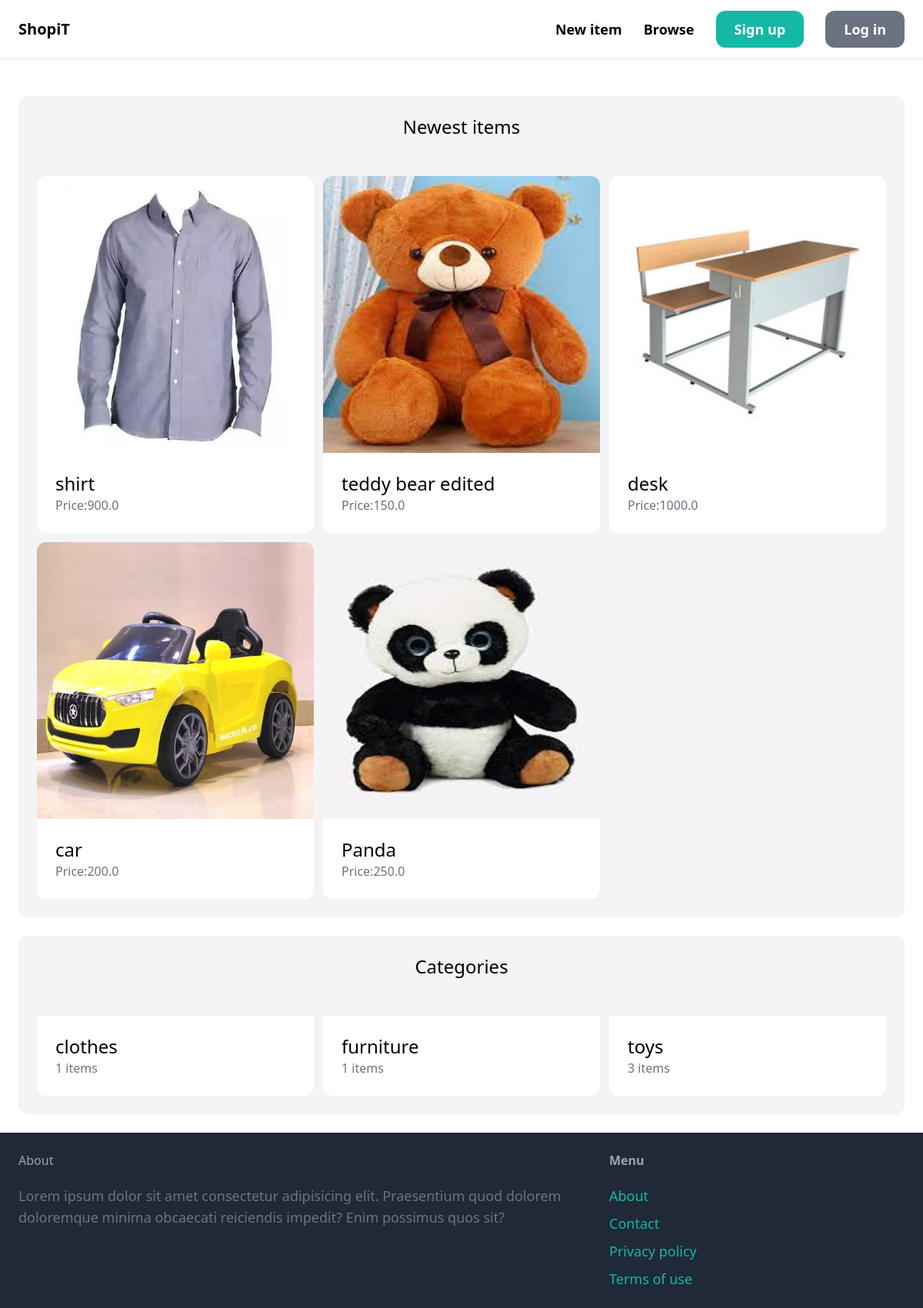
The page / on the database its author committed.
### shopiT_code/items/models.py (models this page shows, shortened)
class Item(models.Model):
    category = models.ForeignKey(Category,related_name='items',on_delete=models.CASCADE)
    name= models.CharField(max_length=255)
    description= models.TextField(blank=True,null=True)
    price=models.FloatField()
    image=models.ImageField(upload_to='item_images',blank=True,null=True)
    is_sold= models.BooleanField(default=False)
    created_by=models.ForeignKey(User,related_name='items',on_delete=models.CASCADE)
    created_at= models.DateTimeField(auto_now_add=True)

class Category(models.Model):
    name = models.CharField(max_length=255)
    class Meta:
        ordering = ('name',)
        verbose_name_plural = 'Categories'

### shopiT_code/core/views.py (the view)
# urls.py: path('',views.index,name='index'),
def index(request):
    item = Item.objects.filter(is_sold=False)[0:6]
    categories = Category.objects.all()
    return render(request,'core/index.html',{
        'categories': categories,
        'items':item,
    })

### shopiT_code/core/templates/core/index.html (shortened to what this page needs)
{% extends 'core/base.html' %}
{% block content %}
    <div class="mt-6 px-6 py-6 bg-gray-100 rounded-xl">
        <h2 class="mb-12 text-2xl text-center">Newest items</h2>
        <div class="grid grid-cols-3 gap-3">
            {% for item in items %}
            <div>
                <a href="{% url 'items:detail' item.id %}">
                    <div>
                        <img src="{{ item.image.url }}" class="rounded-t-xl" alt="">
                    </div>
                    <div class="p-6 bg-white rounded-b-xl">
                        <h2 class="text-2xl">{{ item.name }}</h2>
                        <p class="text-gray-500">Price:{{ item.price}}</p>
                    </div>
                </a>
            </div>
            {% endfor %}
        </div>
    </div>
    <div class="mt-6 px-6 py-6 bg-gray-100 rounded-xl">
        <h2 class="mb-12 text-2xl text-center">Categories</h2>
        <div class="grid grid-cols-3 gap-3">
            {% for category in categories %}
            <div>
                <a href="#">
                    <div class="p-6 bg-white rounded-b-xl">
                        <h2 class="text-2xl">{{ category.name }}</h2>
                        <p class="text-gray-500">{{ category.items.count }} items</p>
                    </div>
                </a>
            </div>
            {% endfor %}
        </div>
    </div>
{% endblock %}

### shopiT_code/core/templates/core/base.html (shortened to what this page needs)
<!DOCTYPE html>
<html lang="en">
<head>
    <script src="https://cdn.tailwindcss.com"></script>
</head>
<body>
    <nav class="py-6 px-6 flex justify-between items-center border-b border-gray-200">
        <a href="/" class="text-xl font-semibold">ShopiT</a>
        <div class="space-x-6">
            <a href="{% url 'items:new' %}" class="text-lg font-semibold hover:text-gray-500">New item</a>
            <a href="{% url 'items:items' %}" class="text-lg font-semibold hover:text-gray-500">Browse</a>
            {% if request.user.is_authenticated %}
            <a href="{% url 'conversation:inbox' %}" class="px-6 py-3 text-lg font-semibold bg-teal-500 text-white rounded-xl hover:bg-teal-700">Inbox</a>
            <a href="{% url 'dashboard:index' %}" class="px-6 py-3 text-lg font-semibold bg-teal-500 text-white rounded-xl hover:bg-teal-700">Dashboard</a>
            <a href="{% url 'core:logout' %}" class="px-6 py-3 text-lg font-semibold bg-gray-500 text-white rounded-xl hover:bg-gray-700">Log out</a>
            {% else %}
                <a href="{% url 'core:signup' %}" class="px-6 py-3 text-lg font-semibold bg-teal-500 text-white rounded-xl hover:bg-teal-700">Sign up</a>
                <a href="{% url 'core:login' %}" class="px-6 py-3 text-lg font-semibold bg-gray-500 text-white rounded-xl hover:bg-gray-700">Log in</a>
            {% endif %}
        </div>
    </nav>
    <div class="px-6 py-6">
        {% block content %}
        {% endblock %}
    </div>
    <footer class="py-6 px-6 flex justify-between bg-gray-800">
        <div class="w-2/3 pr-10">
            <h3 class="mb-5 font semibold text-gray-400">About</h3>
            <p class="text-lg text-gray-500">Lorem ipsum dolor sit amet consectetur adipisicing elit. Praesentium quod dolorem doloremque minima obcaecati reiciendis impedit? Enim possimus quos sit?</p>
        </div>
        <div class="w-1/3">
            <h3 class="mb-5 font-semibold text-gray-400">Menu</h3>
            <ul class="space-y-2">
                <li><a href="#" class="text-lg text-teal-500 hover:text-teal-700">About</a></li>
                <li><a href="{% url 'core:contact' %}" class="text-lg text-teal-500 hover:text-teal-700">Contact</a></li>
                <li><a href="#" class="text-lg text-teal-500 hover:text-teal-700">Privacy policy</a></li>
                <li><a href="#" class="text-lg text-teal-500 hover:text-teal-700">Terms of use</a></li>
            </ul>
        </div>
    </footer>
</body>
</html>

### rows shown on the page
Item: image (picture), name "shirt", price "900.0"
Item: image (picture), name "teddy bear edited", price "150.0"
Item: image (picture), name "desk", price "1000.0"
Item: image (picture), name "car", price "200.0"
Item: image (picture), name "Panda", price "250.0"
Category: name "clothes", items.count "1"
Category: name "furniture", items.count "1"
Category: name "toys", items.count "3"
